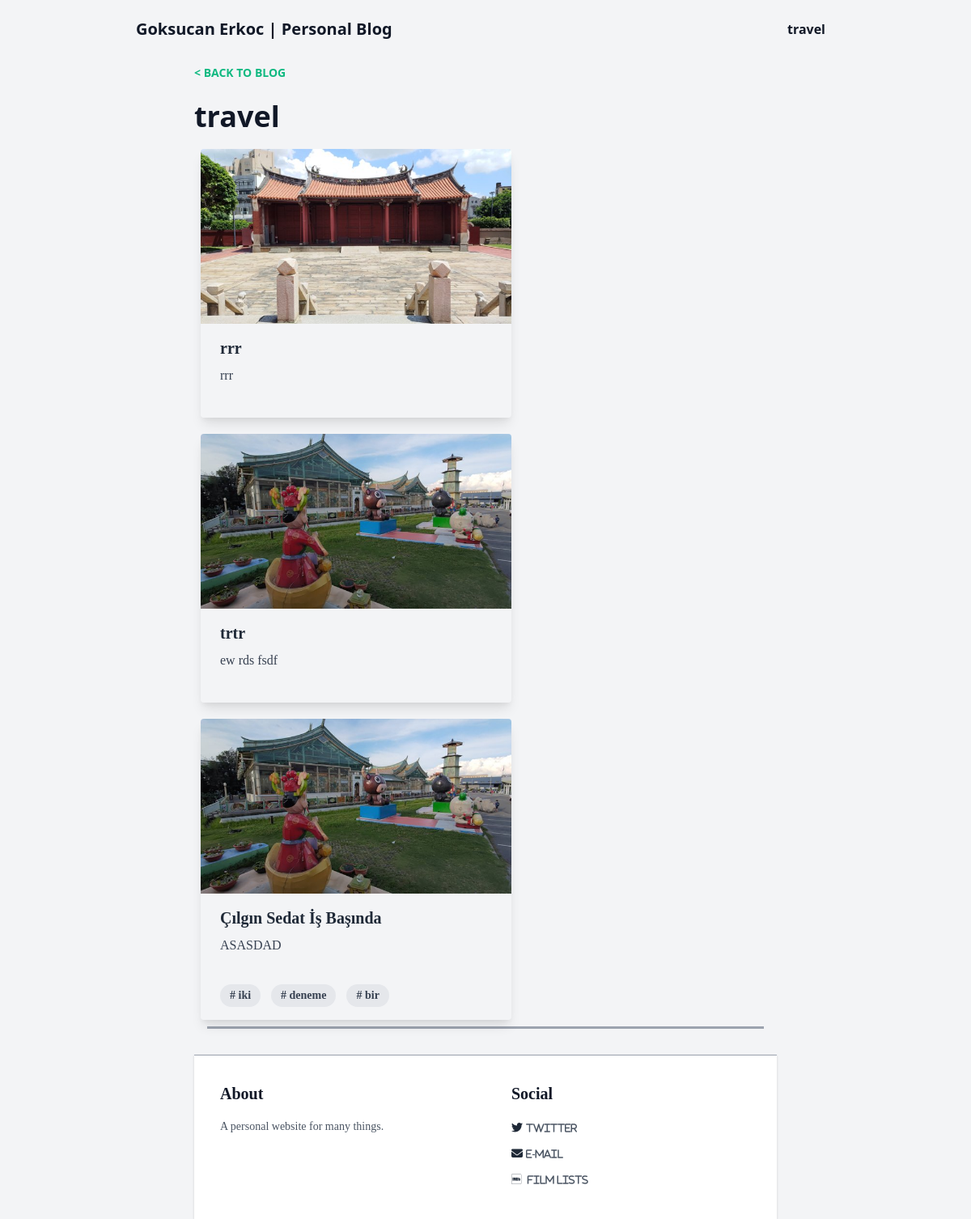
The page /travel/ on the database its author committed.
### core/models.py (models this page shows, shortened)
class Category(models.Model):
    title = models.CharField(max_length=50)
    slug = models.SlugField(max_length=50)
    class Meta:
        ordering = ('title',)

class Post(models.Model):
    category = models.ForeignKey(Category, related_name='posts', on_delete=models.CASCADE)
    title = models.CharField(max_length=100)
    slug = models.SlugField(max_length=50)
    intro = models.TextField()
    body =  RichTextUploadingField(blank = True, null = True)
    created_at = models.DateTimeField(auto_now_add=True)
    image = models.ImageField(upload_to = 'uploads/', blank = True, null = True)
    thumbnail = models.ImageField(upload_to = 'uploads/', blank = True, null = True)
    tags = TaggableManager()
    class Meta:
        ordering = ('-created_at',)

### core/views.py (the view)
# urls.py: path('<slug:slug>/', views.category, name = 'category_detail'),
def category(request, slug):
    categori = get_object_or_404(Category, slug = slug)
    category = Category.objects.all
    return render (request, 'core/category.html', {'category':categori, 'categories': category})

### core/templates/core/category.html (shortened to what this page needs)
{% extends 'core/base.html'%}
{% block content %}
<div class="font-sans">
    <p class="text-base md:text-sm text-green-500 font-bold">&lt; <a href="#" class="text-base md:text-sm text-green-500 font-bold no-underline hover:underline">BACK TO BLOG</a></p>
            <h1 class="font-bold font-sans break-normal text-gray-900 pt-6 pb-2 text-3xl md:text-4xl"> {{ category.title}} </h1>
</div>
<div class="grid grid-cols-1 sm:grid-cols-1 md:grid-cols-1 lg:grid-cols-1 xl:grid-cols-2 ">
    {% for post in category.posts.all %}
    <div class="max-w-sm rounded overflow-hidden shadow-lg m-2 mt-3">
        <img class="w-full" src="{{ post.thumbnail.url }}">
        <div class="px-6 py-4">
          <div class="font-bold text-xl mb-2"><a href="{% url 'post_detail' post.category.slug post.slug  %}"> {{ post.title }} </a> </div>
          <p class="text-gray-700 text-base">
{{post.intro}}          </p>
        </div>
        <div class="px-6 pt-4 pb-2">
          {% for tag in post.tags.all %}
          <span class="inline-block bg-gray-200 rounded-full px-3 py-1 text-sm font-semibold text-gray-700 mr-2 mb-2"><a href="{% url 'tag' tag.name %}">#  {{ tag.name }} </a> </span>
          {% endfor %}
        </div>
      </div>
    {% endfor %}
  {% endblock %}

### core/templates/core/base.html (shortened to what this page needs)
<!DOCTYPE html>
<html lang="en">
  <head>
    <link rel="stylesheet" href="https://unpkg.com/tailwindcss@2.2.19/dist/tailwind.min.css"/>
	<link rel="stylesheet" href="https://cdnjs.cloudflare.com/ajax/libs/font-awesome/6.1.1/css/all.min.css" />
  </head>
<body class="bg-gray-100 font-sans leading-normal tracking-normal">
	<nav id="header" class="fixed w-full z-10 top-0">
		<div class="w-full md:max-w-4xl mx-auto flex flex-wrap items-center justify-between mt-0 py-3">
			<div class="pl-4">
				<a class="text-gray-900 text-base no-underline hover:no-underline font-extrabold text-xl" href="#">
					Goksucan Erkoc | Personal Blog
				</a>
			</div>
			<div class="w-full flex-grow lg:flex lg:items-center lg:w-auto hidden lg:block mt-2 lg:mt-0 bg-gray-100 md:bg-transparent z-20" id="nav-content">
				<ul class="list-reset lg:flex justify-end flex-1 items-center">
					<li class="mr-3">
            {% for category in categories %}
						<a class="inline-block py-2 px-4 text-gray-900 font-bold no-underline" href="{% url 'category_detail' category.slug %}">{{ category.title}}            </a>
            {%endfor %}
					</li
				</ul>
			</div>
		</div>
	</nav>
	<div class="container w-full md:max-w-3xl mx-auto pt-20">
		<div class="w-full px-4 md:px-6 text-xl text-gray-800 leading-normal" style="font-family:Georgia,serif;">
{% block content %}
{% endblock %}
		</div>
		<hr class="border-b-2 border-gray-400 mb-8 mx-4">
	<footer class="bg-white border-t border-gray-400 shadow">
		<div class="container max-w-4xl mx-auto flex py-8">
			<div class="w-full mx-auto flex flex-wrap">
				<div class="flex w-full md:w-1/2 ">
					<div class="px-8">
						<h3 class="font-bold text-gray-900">About</h3>
						<p class="py-4 text-gray-600 text-sm">
							A personal website for many things.
						</p>
					</div>
				</div>
				<div class="flex w-full md:w-1/2">
					<div class="px-8">
						<h3 class="font-bold text-gray-900">Social</h3>
						<ul class="list-reset items-center text-sm pt-3">
							<li>
								<i class="fab fa-twitter"><a class="inline-block text-gray-600 no-underline hover:text-gray-900 hover:text-underline py-1 text-xs m-1" href="#">Twitter</a></i>
							</li>
							<li>
								<i class="fa-solid fa-envelope"><a class="inline-block text-gray-600 no-underline hover:text-gray-900 hover:text-underline py-1 text-xs m-1" href="#"> E-mail</a></i>
							</li>
							<li>
								<i class="fa-brands fa-imdb">	<a class="inline-block text-gray-600 no-underline hover:text-gray-900 hover:text-underline py-1 text-xs m-1" href="#"> Film Lists</a></i>
							</li>
						</ul>
					</div>
				</div>
			</div>
		</div>
	</footer>
</body>
</html>

### rows shown on the page
Category: title "travel"
Post: thumbnail (picture), title "rrr", intro "rrr"
Post: thumbnail (picture), title "trtr", intro "ew rds fsdf"
Post: thumbnail (picture), title "Çılgın Sedat İş Başında", intro "ASASDAD"
Tag: name "iki"
Tag: name "deneme"
Tag: name "bir"
